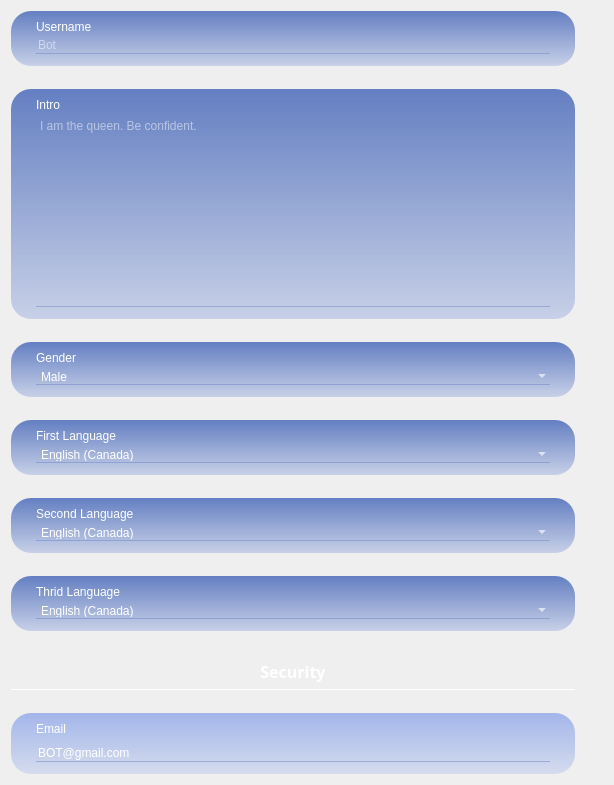
                           <widget class="QWidget" name="scrollAreaWidgetContents">
                            <property name="geometry">
                             <rect>
                              <x>0</x>
                              <y>0</y>
                              <width>614</width>
                              <height>785</height>
                             </rect>
                            </property>
                            <layout class="QVBoxLayout" name="verticalLayout_11">
                             <property name="spacing">
                              <number>23</number>
                             </property>
                             <property name="rightMargin">
                              <number>39</number>
                             </property>
                             <item>
                              <widget class="QWidget" name="username_wid" native="true">
                               <property name="sizePolicy">
                                <sizepolicy hsizetype="Expanding" vsizetype="Fixed">
                                 <horstretch>0</horstretch>
                                 <verstretch>0</verstretch>
                                </sizepolicy>
                               </property>
                               <property name="minimumSize">
                                <size>
                                 <width>300</width>
                                 <height>0</height>
                                </size>
                               </property>
                               <property name="styleSheet">
                                <string notr="true">QWidget#username_wid
{
background-color: qlineargradient(spread:pad, x1:1, y1:0, x2:1, y2:1, stop:0 rgba(100, 127, 194, 255), stop:1 rgba(123, 149, 216, 87));
border-radius: 20px
}</string>
                               </property>
                               <layout class="QVBoxLayout" name="verticalLayout_10">
                                <property name="spacing">
                                 <number>3</number>
                                </property>
                                <property name="leftMargin">
                                 <number>25</number>
                                </property>
                                <property name="rightMargin">
                                 <number>25</number>
                                </property>
                                <property name="bottomMargin">
                                 <number>12</number>
                                </property>
                                <item>
                                 <widget class="QLabel" name="username_ti">
                                  <property name="styleSheet">
                                   <string notr="true">QLabel#username_ti{
background-color: none;
	font: 8pt &quot;Poppins&quot;;
color: white;
}</string>
                                  </property>
                                  <property name="text">
                                   <string>Username</string>
                                  </property>
                                 </widget>
                                </item>
                                <item>
                                 <widget class="QLineEdit" name="username_enter">
                                  <property name="styleSheet">
                                   <string notr="true">QLineEdit#username_enter{
background-color:rgba(255, 255, 255, 0);
border:none;
border-bottom:1px solid rgba(101, 128, 195, 120);
color: white;
	font: 12pt &quot;Poppins&quot;;
}</string>
                                  </property>
                                  <property name="placeholderText">
                                   <string>Bot</string>
                                  </property>
                                 </widget>
                                </item>
                               </layout>
                              </widget>
                             </item>
                             <item>
                              <widget class="QWidget" name="intro" native="true">
                               <property name="sizePolicy">
                                <sizepolicy hsizetype="Expanding" vsizetype="Fixed">
                                 <horstretch>0</horstretch>
                                 <verstretch>0</verstretch>
                                </sizepolicy>
                               </property>
                               <property name="minimumSize">
                                <size>
                                 <width>300</width>
                                 <height>0</height>
                                </size>
                               </property>
                               <property name="styleSheet">
                                <string notr="true">QWidget#intro
{
background-color: qlineargradient(spread:pad, x1:1, y1:0, x2:1, y2:1, stop:0 rgba(100, 127, 194, 255), stop:1 rgba(123, 149, 216, 87));
border-radius: 20px
}</string>
                               </property>
                               <layout class="QVBoxLayout" name="verticalLayout_17">
                                <property name="spacing">
                                 <number>3</number>
                                </property>
                                <property name="leftMargin">
                                 <number>25</number>
                                </property>
                                <property name="rightMargin">
                                 <number>25</number>
                                </property>
                                <property name="bottomMargin">
                                 <number>12</number>
                                </property>
                                <item>
                                 <widget class="QLabel" name="intro_ti">
                                  <property name="styleSheet">
                                   <string notr="true">QLabel#intro_ti{
background-color: none;
	font: 8pt &quot;Poppins&quot;;
color: white;
}</string>
                                  </property>
                                  <property name="text">
                                   <string>Intro</string>
                                  </property>
                                 </widget>
                                </item>
                                <item>
                                 <widget class="QTextEdit" name="textEdit">
                                  <property name="styleSheet">
                                   <string notr="true">QTextEdit{
background-color:rgba(255, 255, 255, 0);
border:none;
border-bottom:1px solid rgba(101, 128, 195, 120);
color: white;
	font: 12pt &quot;Poppins&quot;;
}





QScrollArea {
        border: none;
    }

    QScrollBar {
        background: #7B95D8;
        border-radius: 5px;
    }

    QScrollBar:horizontal {
        height: 13px;
    }

    QScrollBar:vertical {
        width: 13px;
    }

    QScrollBar::handle {
        background: #E1EAFE;
        border-radius: 5px;
    }

    QScrollBar::handle:horizontal {
        height: 25px;
        min-width: 10px;
    }

    QScrollBar::handle:vertical {
        width: 25px;
        min-height: 10px;
    }

    QScrollBar::add-line {
        border: none;
        background: none;
    }

    QScrollBar::sub-line {
        border: none;
        background: none;
    }</string>
                                  </property>
                                  <property name="placeholderText">
                                   <string>I am the queen. Be confident. </string>
                                  </property>
                                 </widget>
                                </item>
                               </layout>
                              </widget>
                             </item>
                             <item>
                              <widget class="QWidget" name="sex_wid" native="true">
                               <property name="sizePolicy">
                                <sizepolicy hsizetype="Expanding" vsizetype="Fixed">
                                 <horstretch>0</horstretch>
                                 <verstretch>0</verstretch>
                                </sizepolicy>
                               </property>
                               <property name="minimumSize">
                                <size>
                                 <width>300</width>
                                 <height>0</height>
                                </size>
                               </property>
                               <property name="accessibleDescription">
                                <string/>
                               </property>
                               <property name="styleSheet">
                                <string notr="true">QWidget#sex_wid
{
background-color: qlineargradient(spread:pad, x1:1, y1:0, x2:1, y2:1, stop:0 rgba(100, 127, 194, 255), stop:1 rgba(123, 149, 216, 87));
border-radius: 20px
}</string>
                               </property>
                               <layout class="QVBoxLayout" name="verticalLayout_13">
                                <property name="spacing">
                                 <number>3</number>
                                </property>
                                <property name="leftMargin">
                                 <number>25</number>
                                </property>
                                <property name="rightMargin">
                                 <number>25</number>
                                </property>
                                <property name="bottomMargin">
                                 <number>12</number>
                                </property>
                                <item>
                                 <widget class="QLabel" name="perferred_pro">
                                  <property name="styleSheet">
                                   <string notr="true">QLabel#perferred_pro
{
background-color: none;
	font: 8pt &quot;Poppins&quot;;
color: white;
}</string>
                                  </property>
                                  <property name="text">
                                   <string>Gender</string>
                                  </property>
                                 </widget>
                                </item>
                                <item>
                                 <widget class="QComboBox" name="pro_comboBox">
                                  <property name="styleSheet">
                                   <string notr="true">QComboBox{
background-color:rgba(255, 255, 255, 0);
border:none;
border-bottom:1px solid rgba(101, 128, 195, 120);
color: white;
font: 12pt &quot;Poppins&quot;;
}

QComboBox QAbstractItemView{
background-color:#BBC8EA;
border:1px solid rgba(101, 128, 195, 120);
color: white;
	font: 12pt &quot;Poppins&quot;;
border-radius: 10px;
}</string>
                                  </property>
                                  <item>
                                   <property name="text">
                                    <string>Male</string>
                                   </property>
                                  </item>
                                  <item>
                                   <property name="text">
                                    <string>Female</string>
                                   </property>
                                  </item>
                                 </widget>
                                </item>
                               </layout>
                              </widget>
                             </item>
                             <item>
                              <widget class="QWidget" name="language_1st" native="true">
                               <property name="sizePolicy">
                                <sizepolicy hsizetype="Expanding" vsizetype="Fixed">
                                 <horstretch>0</horstretch>
                                 <verstretch>0</verstretch>
                                </sizepolicy>
                               </property>
                               <property name="minimumSize">
                                <size>
                                 <width>300</width>
                                 <height>0</height>
                                </size>
                               </property>
                               <property name="styleSheet">
                                <string notr="true">QWidget#language_1st
{
background-color: qlineargradient(spread:pad, x1:1, y1:0, x2:1, y2:1, stop:0 rgba(100, 127, 194, 255), stop:1 rgba(123, 149, 216, 87));
border-radius: 20px
}</string>
                               </property>
                               <layout class="QVBoxLayout" name="verticalLayout_14">
                                <property name="spacing">
                                 <number>3</number>
                                </property>
                                <property name="leftMargin">
                                 <number>25</number>
                                </property>
                                <property name="rightMargin">
                                 <number>25</number>
                                </property>
                                <property name="bottomMargin">
                                 <number>12</number>
                                </property>
                                <item>
                                 <widget class="QLabel" name="language_1st_til">
                                  <property name="styleSheet">
                                   <string notr="true">QLabel#language_1st_til
{
background-color: none;
	font: 8pt &quot;Poppins&quot;;
color: white;
}</string>
                                  </property>
                                  <property name="text">
                                   <string>First Language</string>
                                  </property>
                                 </widget>
                                </item>
                                <item>
                                 <widget class="QComboBox" name="language_1st_com">
                                  <property name="styleSheet">
                                   <string notr="true">QComboBox{
background-color:rgba(255, 255, 255, 0);
border:none;
border-bottom:1px solid rgba(101, 128, 195, 120);
color: white;
font: 12pt &quot;Poppins&quot;;
}

QComboBox QAbstractItemView{
background-color:#BBC8EA;
border:1px solid rgba(101, 128, 195, 120);
color: white;
	font: 12pt &quot;Poppins&quot;;
border-radius: 10px;
}</string>
                                  </property>
                                  <item>
                                   <property name="text">
                                    <string>English (Canada)</string>
                                   </property>
                                  </item>
                                  <item>
                                   <property name="text">
                                    <string>Russian</string>
                                   </property>
                                  </item>
                                  <item>
                                   <property name="text">
                                    <string>Ukrainian</string>
                                   </property>
                                  </item>
                                  <item>
                                   <property name="text">
                                    <string>English (US)</string>
                                   </property>
                                  </item>
                                  <item>
                                   <property name="text">
                                    <string>French</string>
                                   </property>
                                  </item>
                                  <item>
                                   <property name="text">
                                    <string>German</string>
                                   </property>
                                  </item>
                                  <item>
                                   <property name="text">
                                    <string>Chinese (Simplified)</string>
                                   </property>
                                  </item>
                                  <item>
                                   <property name="text">
                                    <string>Chinese (Traditional)</string>
                                   </property>
                                  </item>
                                  <item>
                                   <property name="text">
                                    <string>Spanish</string>
                                   </property>
                                  </item>
                                  <item>
                                   <property name="text">
                                    <string>Japanese</string>
                                   </property>
                                  </item>
                                  <item>
                                   <property name="text">
                                    <string>Korean</string>
                                   </property>
                                  </item>
                                 </widget>
                                </item>
                               </layout>
                              </widget>
                             </item>
                             <item>
                              <widget class="QWidget" name="language_2nd" native="true">
                               <property name="sizePolicy">
                                <sizepolicy hsizetype="Expanding" vsizetype="Fixed">
                                 <horstretch>0</horstretch>
                                 <verstretch>0</verstretch>
                                </sizepolicy>
                               </property>
                               <property name="minimumSize">
                                <size>
                                 <width>300</width>
                                 <height>0</height>
                                </size>
                               </property>
                               <property name="styleSheet">
                                <string notr="true">QWidget#language_2nd
{
background-color: qlineargradient(spread:pad, x1:1, y1:0, x2:1, y2:1, stop:0 rgba(100, 127, 194, 255), stop:1 rgba(123, 149, 216, 87));
border-radius: 20px
}</string>
                               </property>
                               <layout class="QVBoxLayout" name="verticalLayout_15">
                                <property name="spacing">
                                 <number>3</number>
                                </property>
                                <property name="leftMargin">
                                 <number>25</number>
                                </property>
                                <property name="rightMargin">
                                 <number>25</number>
                                </property>
                                <property name="bottomMargin">
                                 <number>12</number>
                                </property>
                                <item>
                                 <widget class="QLabel" name="language_2nd_til">
                                  <property name="styleSheet">
                                   <string notr="true">QLabel#language_2nd_til
{
background-color: none;
	font: 8pt &quot;Poppins&quot;;
color: white;
}</string>
                                  </property>
                                  <property name="text">
                                   <string>Second Language</string>
                                  </property>
                                 </widget>
                                </item>
                                <item>
                                 <widget class="QComboBox" name="language_2nd_com">
                                  <property name="styleSheet">
                                   <string notr="true">QComboBox{
background-color:rgba(255, 255, 255, 0);
border:none;
border-bottom:1px solid rgba(101, 128, 195, 120);
color: white;
font: 12pt &quot;Poppins&quot;;
}

QComboBox QAbstractItemView{
background-color:#BBC8EA;
border:1px solid rgba(101, 128, 195, 120);
color: white;
	font: 12pt &quot;Poppins&quot;;
border-radius: 10px;
}</string>
                                  </property>
                                  <item>
                                   <property name="text">
                                    <string>English (Canada)</string>
                                   </property>
                                  </item>
                                  <item>
                                   <property name="text">
                                    <string>Ukrainian</string>
                                   </property>
                                  </item>
                                  <item>
                                   <property name="text">
                                    <string>Russian</string>
                                   </property>
                                  </item>
                                  <item>
                                   <property name="text">
                                    <string>English (US)</string>
                                   </property>
                                  </item>
                                  <item>
                                   <property name="text">
                                    <string>French</string>
                                   </property>
                                  </item>
                                  <item>
                                   <property name="text">
                                    <string>German</string>
                                   </property>
                                  </item>
                                  <item>
                                   <property name="text">
                                    <string>Chinese (Simplified)</string>
                                   </property>
                                  </item>
                                  <item>
                                   <property name="text">
                                    <string>Chinese (Traditional)</string>
                                   </property>
                                  </item>
                                  <item>
                                   <property name="text">
                                    <string>Spanish</string>
                                   </property>
                                  </item>
                                  <item>
                                   <property name="text">
                                    <string>Japanese</string>
                                   </property>
                                  </item>
                                  <item>
                                   <property name="text">
                                    <string>Korean</string>
                                   </property>
                                  </item>
                                 </widget>
                                </item>
                               </layout>
                              </widget>
                             </item>
                             <item>
                              <widget class="QWidget" name="language_3rd" native="true">
                               <property name="sizePolicy">
                                <sizepolicy hsizetype="Expanding" vsizetype="Fixed">
                                 <horstretch>0</horstretch>
                                 <verstretch>0</verstretch>
                                </sizepolicy>
                               </property>
                               <property name="minimumSize">
                                <size>
                                 <width>300</width>
                                 <height>0</height>
                                </size>
                               </property>
                               <property name="styleSheet">
                                <string notr="true">QWidget#language_3rd
{
background-color: qlineargradient(spread:pad, x1:1, y1:0, x2:1, y2:1, stop:0 rgba(100, 127, 194, 255), stop:1 rgba(123, 149, 216, 87));
border-radius: 20px
}</string>
                               </property>
                               <layout class="QVBoxLayout" name="verticalLayout_16">
                                <property name="spacing">
                                 <number>3</number>
                                </property>
                                <property name="leftMargin">
                                 <number>25</number>
                                </property>
                                <property name="rightMargin">
                                 <number>25</number>
                                </property>
                                <property name="bottomMargin">
                                 <number>12</number>
                                </property>
                                <item>
                                 <widget class="QLabel" name="language_3rd_til">
                                  <property name="styleSheet">
                                   <string notr="true">QLabel#language_3rd_til
{
background-color: none;
	font: 8pt &quot;Poppins&quot;;
color: white;
}</string>
                                  </property>
                                  <property name="text">
                                   <string>Thrid Language</string>
                                  </property>
                                 </widget>
                                </item>
                                <item>
                                 <widget class="QComboBox" name="language_3rd_com">
                                  <property name="styleSheet">
                                   <string notr="true">QComboBox{
background-color:rgba(255, 255, 255, 0);
border:none;
border-bottom:1px solid rgba(101, 128, 195, 120);
color: white;
font: 12pt &quot;Poppins&quot;;
}

QComboBox QAbstractItemView{
background-color:#BBC8EA;
border:1px solid rgba(101, 128, 195, 120);
color: white;
	font: 12pt &quot;Poppins&quot;;
border-radius: 10px;
}</string>
                                  </property>
                                  <item>
                                   <property name="text">
                                    <string>English (Canada)</string>
                                   </property>
                                  </item>
                                  <item>
                                   <property name="text">
                                    <string>Ukrainian</string>
                                   </property>
                                  </item>
                                  <item>
                                   <property name="text">
                                    <string>Russian</string>
                                   </property>
                                  </item>
                                  <item>
                                   <property name="text">
                                    <string>English (US)</string>
                                   </property>
                                  </item>
                                  <item>
                                   <property name="text">
                                    <string>French</string>
                                   </property>
                                  </item>
                                  <item>
                                   <property name="text">
                                    <string>German</string>
                                   </property>
                                  </item>
                                  <item>
                                   <property name="text">
                                    <string>Chinese (Simplified)</string>
                                   </property>
                                  </item>
                                  <item>
                                   <property name="text">
                                    <string>Chinese (Traditional)</string>
                                   </property>
                                  </item>
                                  <item>
                                   <property name="text">
                                    <string>Spanish</string>
                                   </property>
                                  </item>
                                  <item>
                                   <property name="text">
                                    <string>Japanese</string>
                                   </property>
                                  </item>
                                  <item>
                                   <property name="text">
                                    <string>Korean</string>
                                   </property>
                                  </item>
                                 </widget>
                                </item>
                               </layout>
                              </widget>
                             </item>
                             <item>
                              <widget class="QLabel" name="title_security">
                               <property name="font">
                                <font>
                                 <family>Poppins</family>
                                 <pointsize>12</pointsize>
                                 <italic>false</italic>
                                 <bold>true</bold>
                                </font>
                               </property>
                               <property name="styleSheet">
                                <string notr="true">QLabel#title_security{
border: white;
	border-bottom: 1px solid rgb(255, 255, 255);
background-color: none;
color: white;
}</string>
                               </property>
                               <property name="text">
                                <string>Security</string>
                               </property>
                               <property name="alignment">
                                <set>Qt::AlignCenter</set>
                               </property>
                               <property name="margin">
                                <number>3</number>
                               </property>
                              </widget>
                             </item>
                             <item>
                              <widget class="QWidget" name="Security_block" native="true">
                               <property name="sizePolicy">
                                <sizepolicy hsizetype="Expanding" vsizetype="Fixed">
                                 <horstretch>0</horstretch>
                                 <verstretch>0</verstretch>
                                </sizepolicy>
                               </property>
                               <property name="minimumSize">
                                <size>
                                 <width>300</width>
                                 <height>0</height>
                                </size>
                               </property>
                               <property name="styleSheet">
                                <string notr="true">QWidget#Security_block
{
background-color: qlineargradient(spread:pad, x1:1, y1:0, x2:1, y2:1, stop:0 rgba(163, 182, 234, 255), stop:1 rgba(163, 182, 234, 87));
border-radius: 20px
}</string>
                               </property>
                               <layout class="QVBoxLayout" name="verticalLayout_18">
                                <property name="spacing">
                                 <number>9</number>
                                </property>
                                <property name="leftMargin">
                                 <number>25</number>
                                </property>
                                <property name="rightMargin">
                                 <number>25</number>
                                </property>
                                <property name="bottomMargin">
                                 <number>12</number>
                                </property>
                                <item>
                                 <widget class="QLabel" name="enter_email_title">
                                  <property name="styleSheet">
                                   <string notr="true">QLabel#enter_email_title{
background-color: none;
	font: 8pt &quot;Poppins&quot;;
color: white;
}</string>
                                  </property>
                                  <property name="text">
                                   <string>Email</string>
                                  </property>
                                 </widget>
                                </item>
                                <item>
                                 <widget class="QLineEdit" name="enter_email">
                                  <property name="styleSheet">
                                   <string notr="true">QLineEdit#enter_email{
background-color:rgba(255, 255, 255, 0);
border:none;
border-bottom:1px solid rgba(101, 128, 195, 120);
color: white;
	font: 12pt &quot;Poppins&quot;;
}</string>
                                  </property>
                                  <property name="text">
                                   <string>BOT@gmail.com</string>
                                  </property>
                                  <property name="placeholderText">
                                   <string>Bot</string>
                                  </property>
                                 </widget>
                                </item>
                               </layout>
                              </widget>
                             </item>
                            </layout>
                           </widget>
